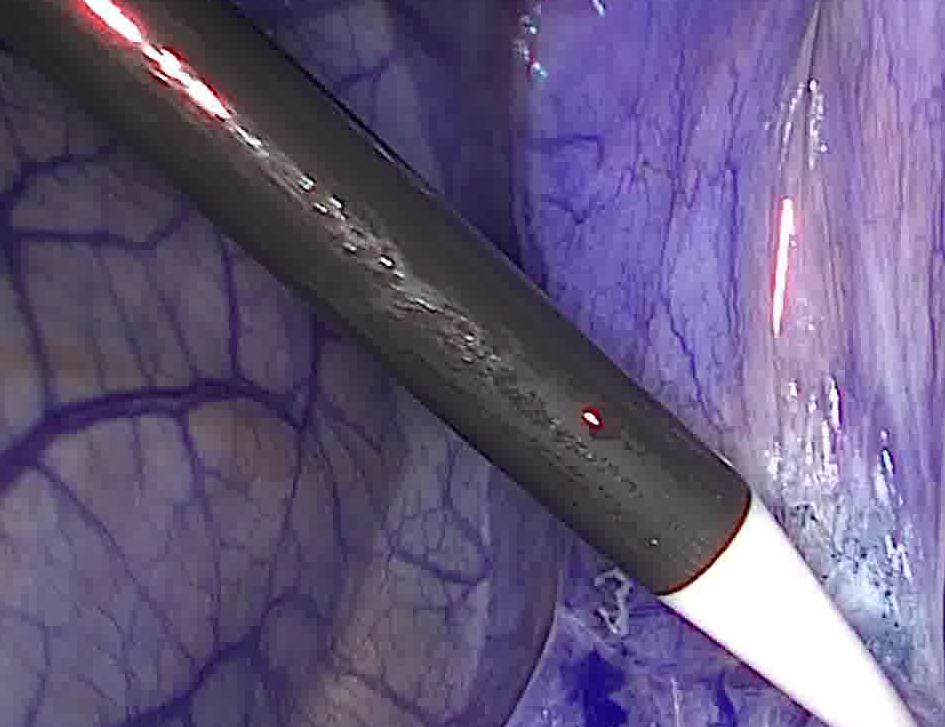
#> input picture region3.png, 945 x 727 px, found by its file name
$ python test.py
#> lines starting #> are read from the running program, lines starting #| are printed output that depends on the picture
import cv2
import numpy as np
import matplotlib.pyplot as plt


'''
frame = cv2.imread("/home/tim/文档/Pytorch_ws/fasterrcnn_robot/ImgAnno/Anno/1-2/JPGImages/000860.jpg", cv2.IMREAD_COLOR)
# setup initial location of window
r, h, c, w = 0, 212, 637, 1217  # simply hardcoded the values
track_window = (c, r, w, h)

# set up the ROI for tracking
roi = frame[r:r+h, c:c+w]
hsv_roi = cv2.cvtColor(roi, cv2.COLOR_BGR2HSV)
mask = cv2.inRange(hsv_roi, np.array((0., 60., 32.)),
                   np.array((180., 255., 255.)))
roi_hist = cv2.calcHist([hsv_roi], [0], mask, [180], [0, 180])
cv2.normalize(roi_hist, roi_hist, 0, 255, cv2.NORM_MINMAX)

# Setup the termination criteria, either 10 iteration or move by atleast 1 pt
term_crit = (cv2.TERM_CRITERIA_EPS | cv2.TERM_CRITERIA_COUNT, 10, 1)


hsv = cv2.cvtColor(frame, cv2.COLOR_BGR2HSV)
dst = cv2.calcBackProject([hsv], [0], roi_hist, [0, 180], 1)

# apply meanshift to get the new location
ret, track_window = cv2.CamShift(dst, track_window, term_crit)

# Draw it on image
pts = cv2.boxPoints(ret)
pts = np.int0(pts)
img2 = cv2.polylines(frame, [pts], True, 255, 2)
cv2.imshow('img2', img2)

k = cv2.waitKey(0)
# [4 lines of commented-out code are left out]

cv2.destroyAllWindows()
'''
region1 = cv2.imread("/home/tim/文档/Pytorch_ws/robotcv_pipeline/region3.png")
#> region1 is the input picture: shape (727, 945, 3); mean B, G, R 124.6, 89.5, 102.1
region2 = cv2.imread("/home/tim/文档/Pytorch_ws/robotcv_pipeline/region4.png")
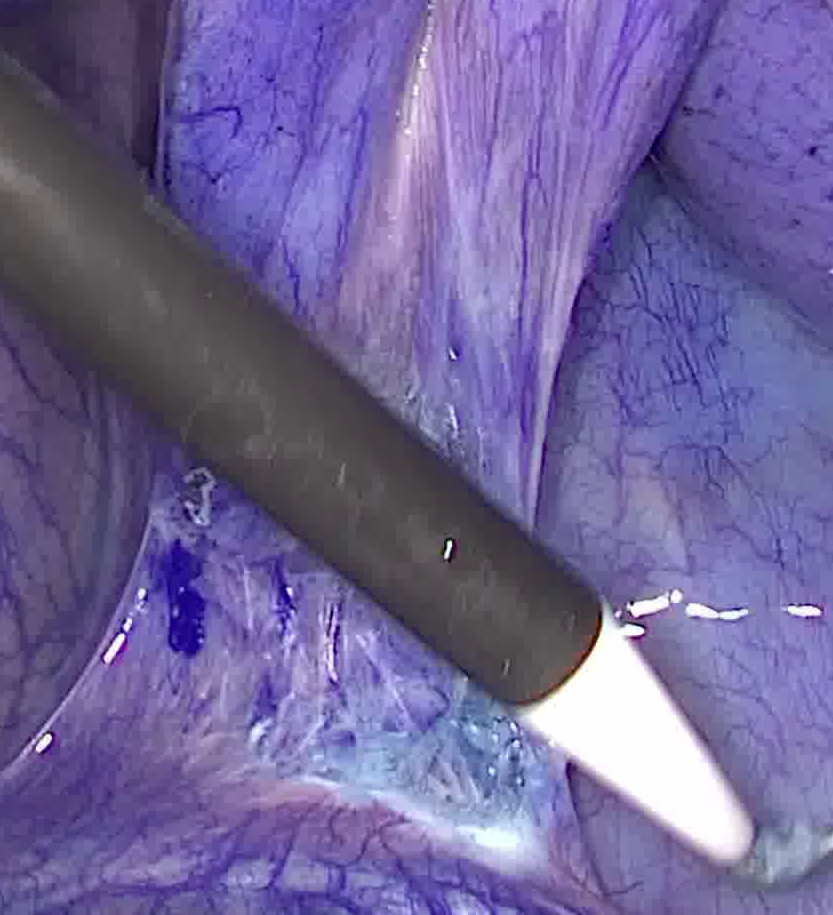
#> input picture region4.png, 833 x 915 px, found by its file name
#> region2 is the input picture: shape (915, 833, 3); mean B, G, R 153.2, 101.1, 111.7

criteria = (cv2.TERM_CRITERIA_EPS + cv2.TERM_CRITERIA_MAX_ITER, 10, 1.0)

rg1data2 = np.array(region1.reshape(-1, 3), dtype=np.float32)
ret2 = cv2.kmeans(rg1data2, 3, None, criteria, 10, cv2.KMEANS_RANDOM_CENTERS)
mask2 = ret2[1].reshape(region1.shape[0:2])
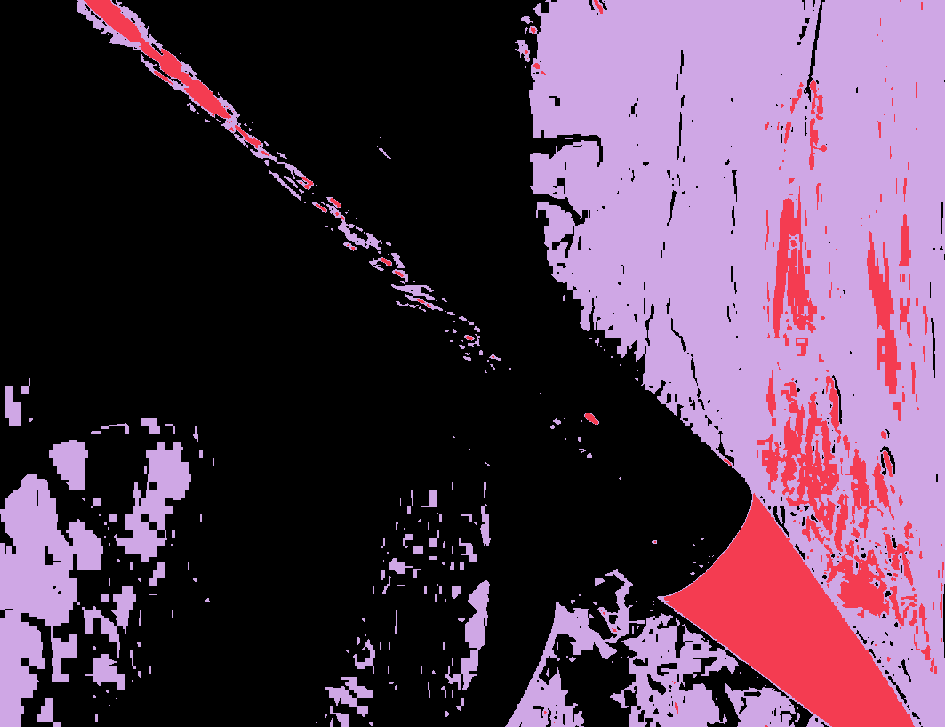
#> mask2: shape (727, 945) int32; 3 distinct labels, from 0 to 2; one colour per label, 0 black
rg1data = np.zeros((len(region1)*len(region1[0]), 5), dtype=np.float32)
cols = len(region1[0])
#> cols = 945
for i in range(len(region1)):
    for j in range(cols):
        rg1data[i*cols+j][0:2] = [i/8, j/8]
        rg1data[i*cols+j][2:5] = region1[i, j]
# print(rg1data)

retval = cv2.kmeans(rg1data, 3, None, criteria, 10, cv2.KMEANS_RANDOM_CENTERS)

mask = retval[1].reshape(region1.shape[0:2])
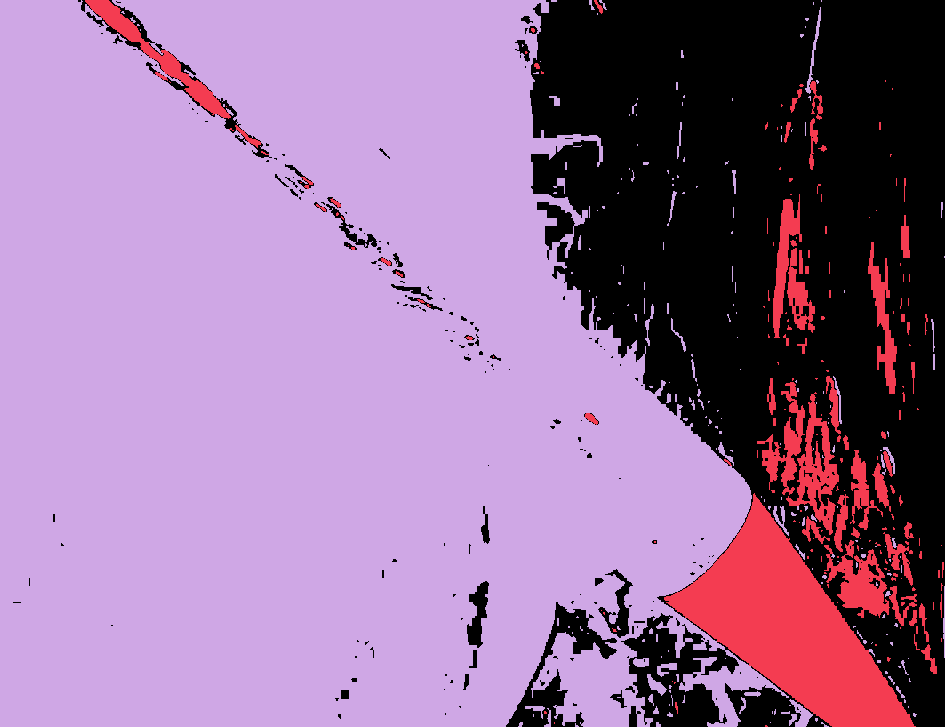
#> mask: shape (727, 945) int32; 3 distinct labels, from 0 to 2; one colour per label, 0 black
cv2.imshow("ori", region1)
cv2.imshow("mask", np.array(mask*80, dtype=np.uint8))
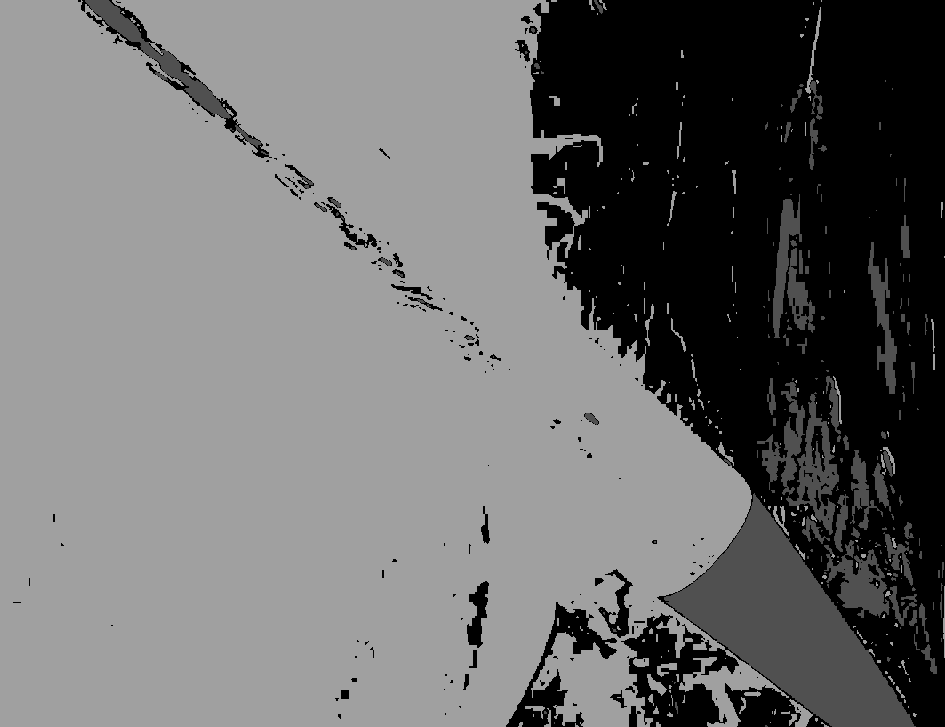
#> window 'mask': shape (727, 945); min 0, max 160, mean 108.9
cv2.imshow("mask2", np.array(mask2*80, dtype=np.uint8))
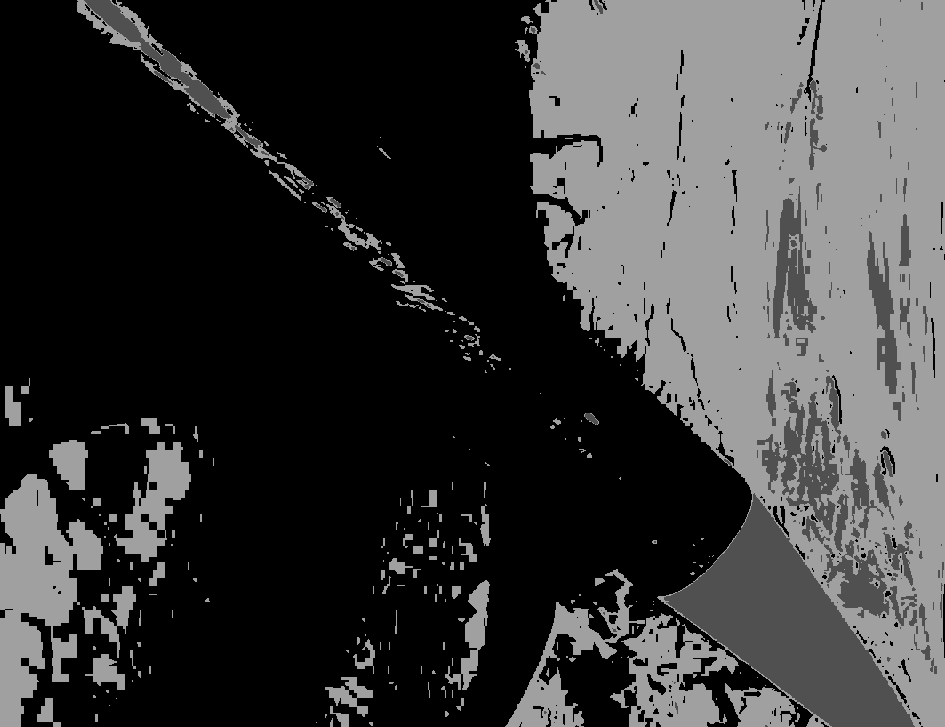
#> window 'mask2': shape (727, 945); min 0, max 160, mean 57.6
cv2.waitKey(0)
